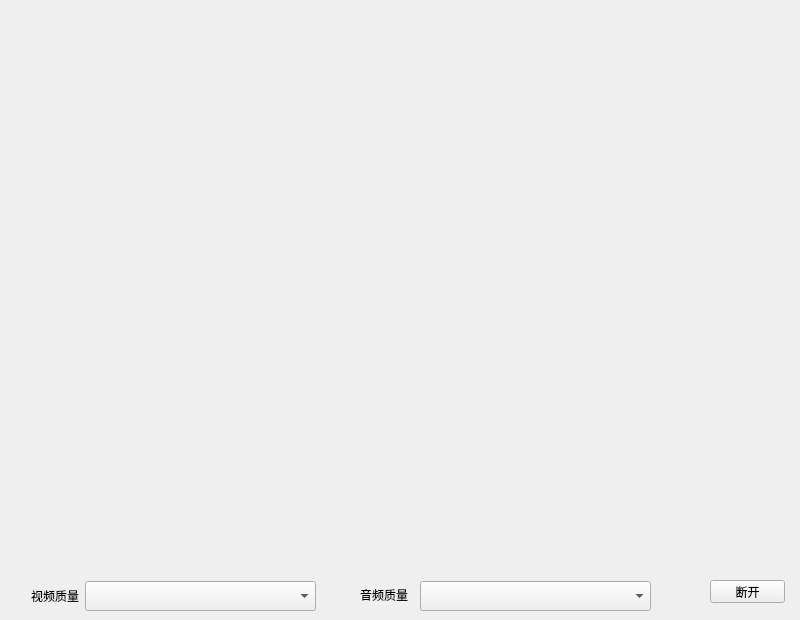
<?xml version="1.0" encoding="UTF-8"?>
<ui version="4.0">
 <class>MainWindow</class>
 <widget class="QMainWindow" name="MainWindow">
  <property name="geometry">
   <rect>
    <x>0</x>
    <y>0</y>
    <width>800</width>
    <height>620</height>
   </rect>
  </property>
  <property name="minimumSize">
   <size>
    <width>800</width>
    <height>620</height>
   </size>
  </property>
  <property name="maximumSize">
   <size>
    <width>800</width>
    <height>620</height>
   </size>
  </property>
  <property name="windowTitle">
   <string>MainWindow</string>
  </property>
  <widget class="QWidget" name="centralwidget">
   <widget class="QPushButton" name="disconnectBtn">
    <property name="geometry">
     <rect>
      <x>710</x>
      <y>580</y>
      <width>75</width>
      <height>23</height>
     </rect>
    </property>
    <property name="text">
     <string>断开</string>
    </property>
   </widget>
   <widget class="QWidget" name="layoutWidget">
    <property name="geometry">
     <rect>
      <x>0</x>
      <y>0</y>
      <width>801</width>
      <height>561</height>
     </rect>
    </property>
    <layout class="QGridLayout" name="gridLayout">
     <property name="spacing">
      <number>2</number>
     </property>
     <item row="0" column="0">
      <widget class="VideoWidget" name="video_1" native="true">
       <property name="enabled">
        <bool>true</bool>
       </property>
      </widget>
     </item>
     <item row="1" column="0">
      <widget class="VideoWidget" name="video_3" native="true"/>
     </item>
     <item row="1" column="1">
      <widget class="VideoWidget" name="video_4" native="true"/>
     </item>
     <item row="0" column="1">
      <widget class="VideoWidget" name="video_2" native="true"/>
     </item>
    </layout>
   </widget>
   <widget class="QComboBox" name="videocomboBox">
    <property name="geometry">
     <rect>
      <x>85</x>
      <y>581</y>
      <width>231</width>
      <height>30</height>
     </rect>
    </property>
   </widget>
   <widget class="QComboBox" name="audiocomboBox">
    <property name="geometry">
     <rect>
      <x>420</x>
      <y>581</y>
      <width>231</width>
      <height>30</height>
     </rect>
    </property>
   </widget>
   <widget class="QLabel" name="label">
    <property name="geometry">
     <rect>
      <x>31</x>
      <y>581</y>
      <width>48</width>
      <height>30</height>
     </rect>
    </property>
    <property name="text">
     <string>视频质量</string>
    </property>
   </widget>
   <widget class="QLabel" name="label_2">
    <property name="geometry">
     <rect>
      <x>360</x>
      <y>580</y>
      <width>48</width>
      <height>30</height>
     </rect>
    </property>
    <property name="text">
     <string>音频质量</string>
    </property>
   </widget>
  </widget>
 </widget>
 <customwidgets>
  <customwidget>
   <class>VideoWidget</class>
   <extends>QWidget</extends>
   <header location="global">videowidget.h</header>
   <container>1</container>
  </customwidget>
 </customwidgets>
 <resources/>
 <connections/>
</ui>
